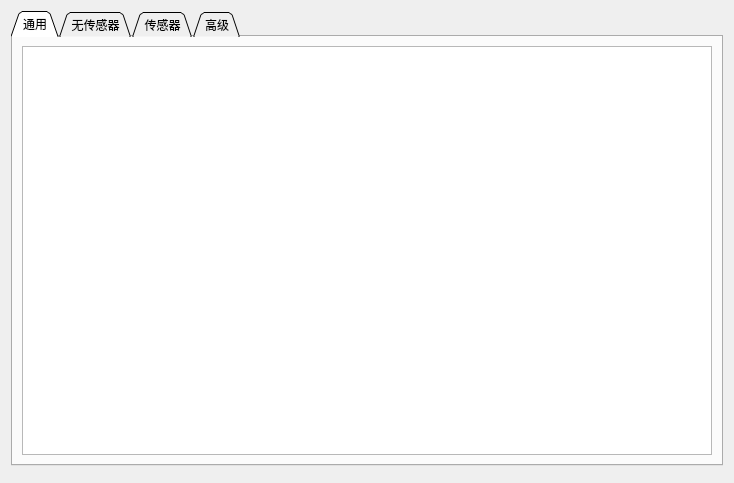
<?xml version="1.0" encoding="UTF-8"?>
<ui version="4.0">
 <class>PageBldc</class>
 <widget class="QWidget" name="PageBldc">
  <property name="geometry">
   <rect>
    <x>0</x>
    <y>0</y>
    <width>734</width>
    <height>483</height>
   </rect>
  </property>
  <property name="windowTitle">
   <string>Form</string>
  </property>
  <layout class="QVBoxLayout" name="verticalLayout" stretch="1,0">
   <item>
    <widget class="QTabWidget" name="tabWidget">
     <property name="tabShape">
      <enum>QTabWidget::Triangular</enum>
     </property>
     <property name="currentIndex">
      <number>0</number>
     </property>
     <widget class="QWidget" name="tab">
      <attribute name="title">
       <string>通用</string>
      </attribute>
      <layout class="QVBoxLayout" name="verticalLayout_2">
       <item>
        <widget class="ParamTable" name="generalTab"/>
       </item>
      </layout>
     </widget>
     <widget class="QWidget" name="tab_2">
      <attribute name="title">
       <string>无传感器</string>
      </attribute>
      <layout class="QVBoxLayout" name="verticalLayout_3">
       <item>
        <widget class="ParamTable" name="sensorlessTab"/>
       </item>
      </layout>
     </widget>
     <widget class="QWidget" name="tab_3">
      <attribute name="title">
       <string>传感器</string>
      </attribute>
      <layout class="QVBoxLayout" name="verticalLayout_4">
       <item>
        <widget class="ParamTable" name="sensorTab"/>
       </item>
      </layout>
     </widget>
     <widget class="QWidget" name="tab_5">
      <attribute name="title">
       <string>高级</string>
      </attribute>
      <layout class="QVBoxLayout" name="verticalLayout_5">
       <item>
        <widget class="ParamTable" name="advancedTab"/>
       </item>
      </layout>
     </widget>
    </widget>
   </item>
   <item>
    <widget class="DetectBldc" name="detectBldc" native="true">
     <property name="sizePolicy">
      <sizepolicy hsizetype="Preferred" vsizetype="Fixed">
       <horstretch>0</horstretch>
       <verstretch>0</verstretch>
      </sizepolicy>
     </property>
    </widget>
   </item>
  </layout>
 </widget>
 <customwidgets>
  <customwidget>
   <class>ParamTable</class>
   <extends>QTableWidget</extends>
   <header>widgets/paramtable.h</header>
  </customwidget>
  <customwidget>
   <class>DetectBldc</class>
   <extends>QWidget</extends>
   <header>widgets/detectbldc.h</header>
   <container>1</container>
  </customwidget>
 </customwidgets>
 <resources/>
 <connections/>
</ui>
